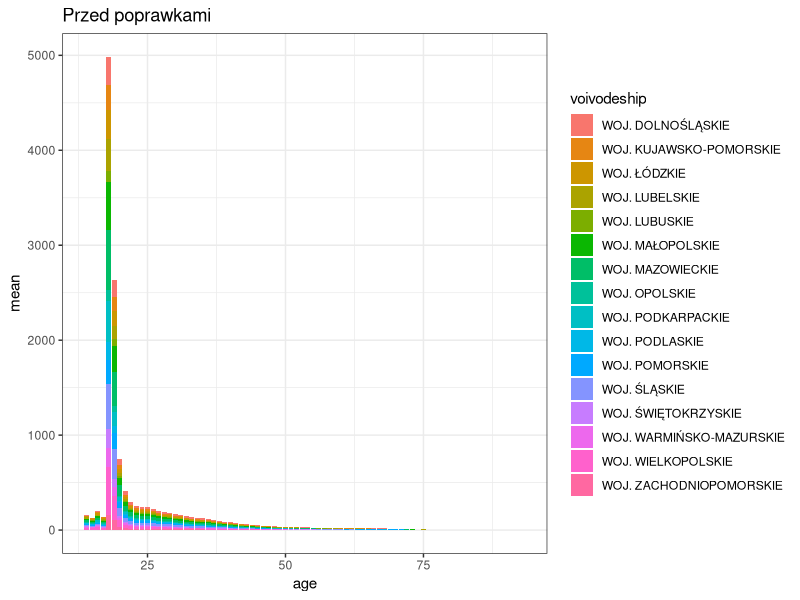
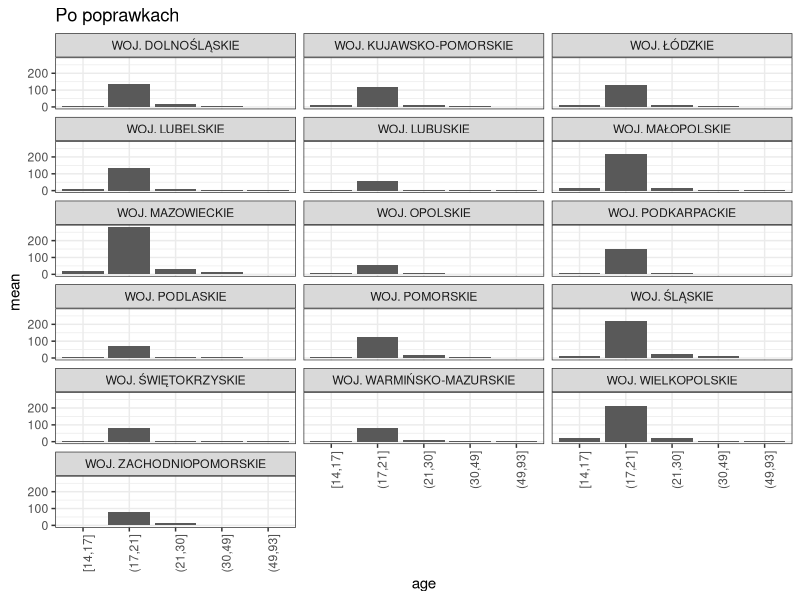
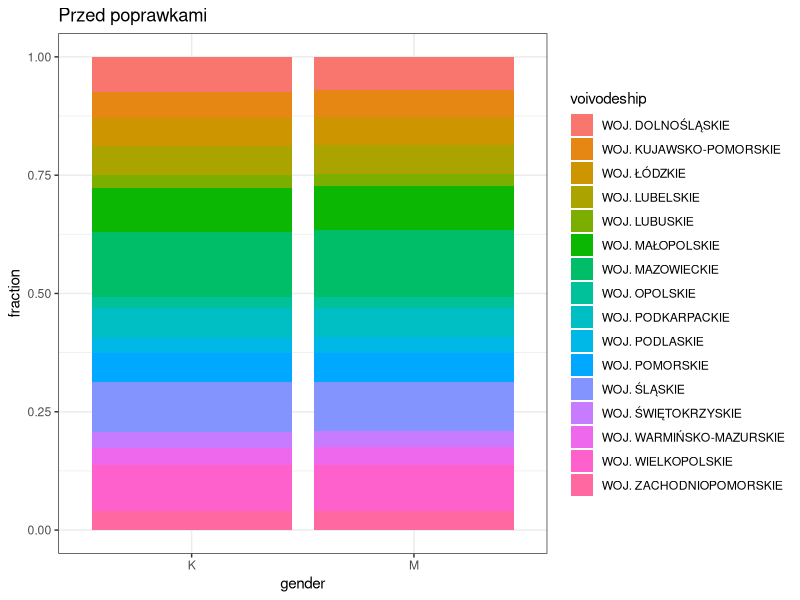
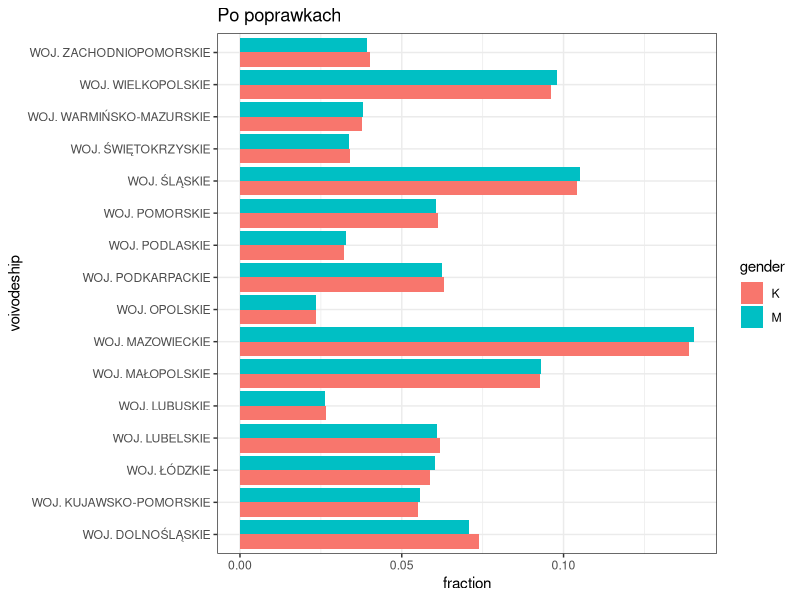
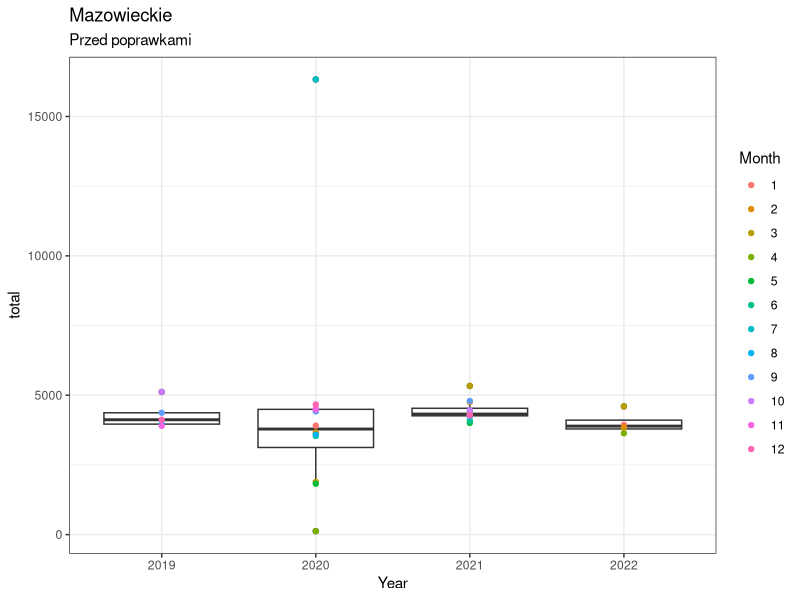
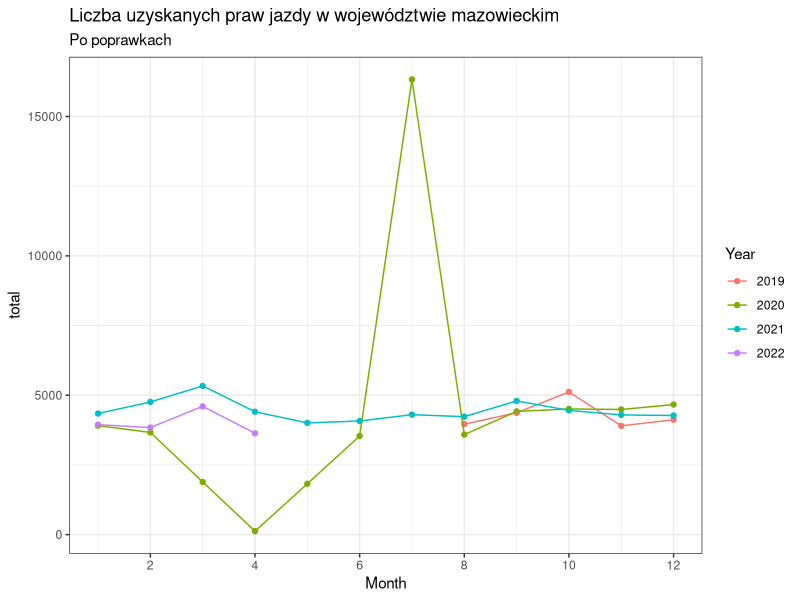
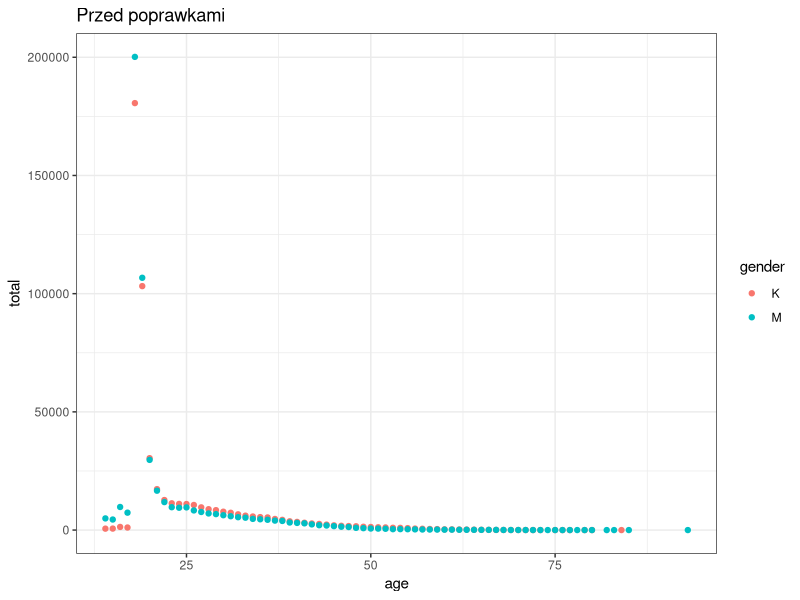
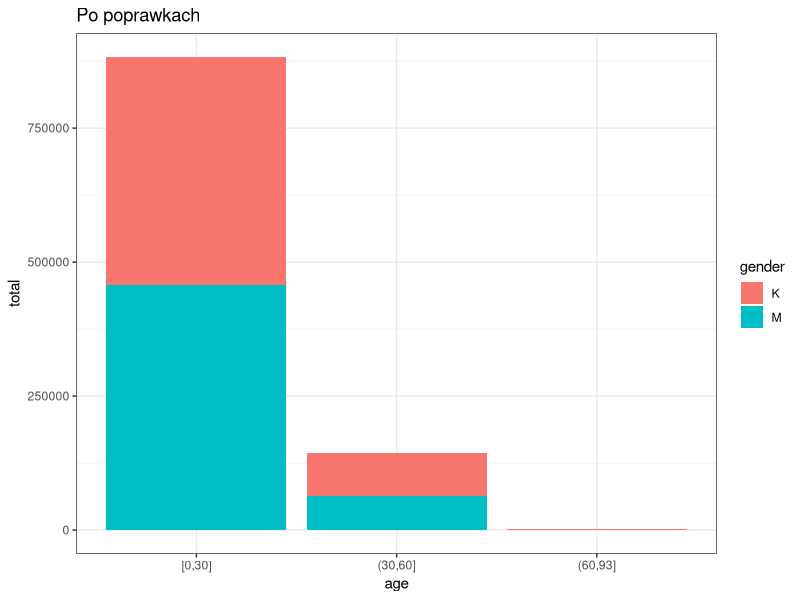

Here is the R script that generated these plots, in order:
## ---- chunk 1
knitr::opts_chunk$set(echo = FALSE, warning = FALSE, message = FALSE)
library(dplyr)
library(ggplot2)
library(ggthemes)
theme_set(theme_bw())
## ---- chunk 2
dat <- read.csv("./data/polish-driver-license.csv") 
## ---- chunk 3
group_by(dat, age, voivodeship) %>% 
  summarise(mean = mean(count)) %>% 
  ggplot(aes(x = age, y = mean, fill = voivodeship)) +
  geom_col() +
  ggtitle("Przed poprawkami")
## ---- chunk 4
mutate(dat, age = cut(age, breaks = c(14, 17, 21, 30, 49, max(dat$age)), include.lowest = TRUE)) %>% 
  group_by(age, voivodeship) %>% 
  summarise(mean = mean(count)) %>% 
  ggplot(aes(x = age, y = mean)) +
  geom_col() +
  facet_wrap(~ voivodeship, ncol = 3) +
  ggtitle("Po poprawkach") +
  theme(axis.text.x = element_text(angle = 90))
## ---- chunk 5
group_by(dat, gender, voivodeship) %>% 
  summarise(total = sum(count)) %>% 
  mutate(fraction = total/sum(total)) %>% 
  ggplot(aes(x = gender, y = fraction, fill = voivodeship)) +
  geom_col() +
  ggtitle("Przed poprawkami")
## ---- chunk 6
group_by(dat, gender, voivodeship) %>% 
  summarise(total = sum(count)) %>% 
  mutate(fraction = total/sum(total)) %>% 
  ggplot(aes(x = fraction, y = voivodeship, fill = gender)) +
  geom_col(position = "dodge") +
  ggtitle("Po poprawkach") 
## ---- chunk 7
group_by(dat, month, year, voivodeship) %>% 
  summarise(total = sum(count)) %>% 
  filter(voivodeship == "WOJ. MAZOWIECKIE") %>% 
  ggplot(aes(x = factor(year), y = total)) +
  geom_boxplot() +
  scale_x_discrete("Year") +
  scale_color_discrete("Month") +
  geom_point(aes(color = factor(month))) +
  ggtitle("Mazowieckie", "Przed poprawkami")
## ---- chunk 8
group_by(dat, month, year, voivodeship) %>% 
  summarise(total = sum(count)) %>% 
  filter(voivodeship == "WOJ. MAZOWIECKIE") %>% 
  ggplot(aes(x = month, y = total, color = factor(year))) +
  geom_point() +
  geom_line() +
  scale_x_continuous("Month", breaks = 1L:6*2) +
  scale_color_discrete("Year") +
  ggtitle("Liczba uzyskanych praw jazdy w województwie mazowieckim", "Po poprawkach")
## ---- chunk 9
group_by(dat, gender, age) %>% 
  summarise(total = sum(count)) %>% 
  ggplot(aes(x = age, y = total, color = gender)) +
  geom_point() +
  ggtitle("Przed poprawkami")

## ---- chunk 10
mutate(dat, age = cut(age, breaks = c(0, 30, 60, max(dat$age)), include.lowest = TRUE)) %>% 
  group_by(gender, age) %>% 
  summarise(total = sum(count)) %>% 
  ggplot(aes(x = age, y = total, fill = gender)) +
  geom_col() +
  ggtitle("Po poprawkach")

## ---- chunk 11
group_by(dat, month, age) %>% 
  summarise(total = sum(count)) %>% 
  ggplot(aes(x = month, y = total)) +
  geom_point() + 
  facet_wrap(~ age) +
  theme(axis.text.x = element_text(angle = 90))
## ---- chunk 12
group_by(dat, year, gender, voivodeship) %>% 
  summarise(total = sum(count)) %>% 
  ggplot(aes(x = year, y = gender, fill = total)) +
  geom_tile(color = "black") +
  facet_wrap(~ voivodeship) 
